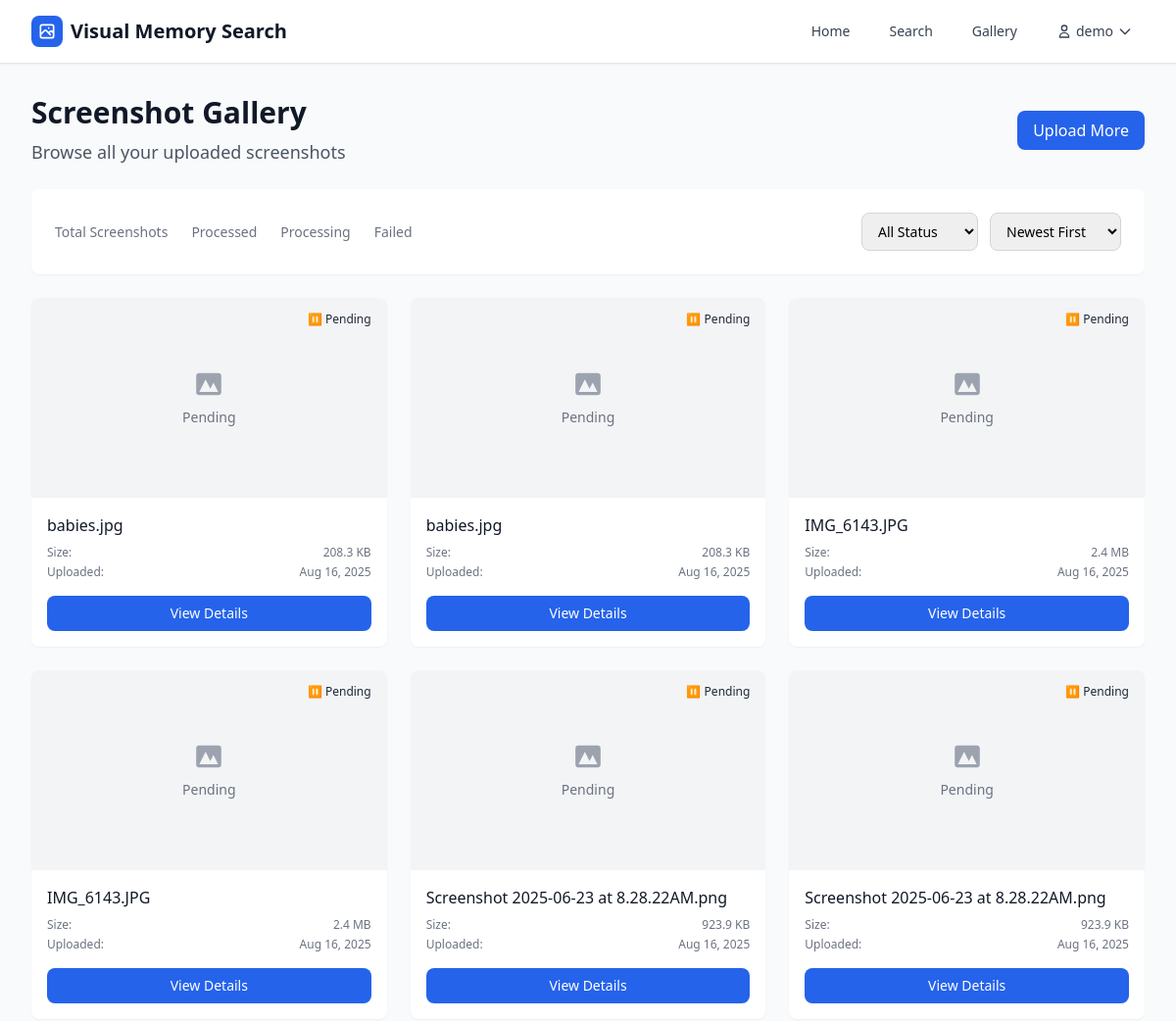
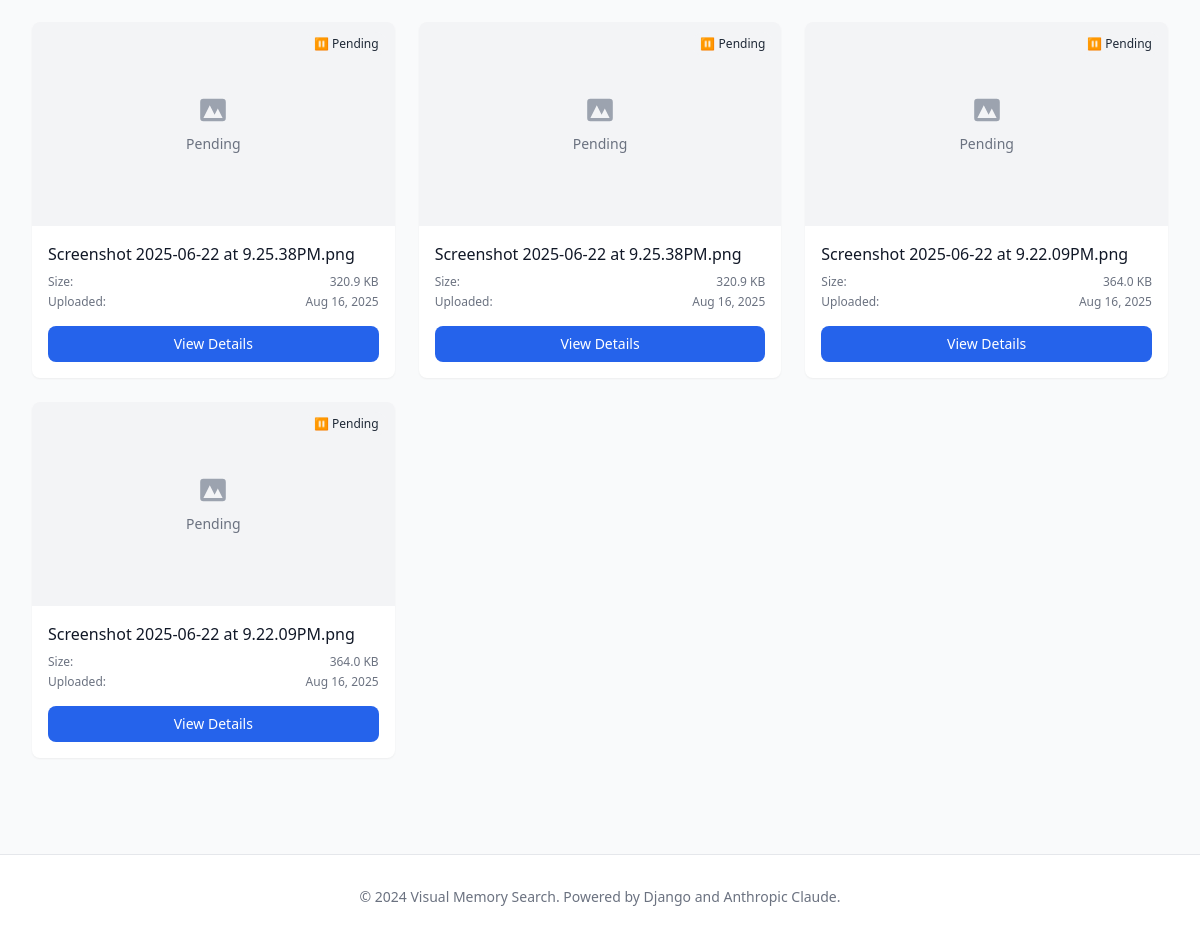
Page /gallery/ (signed in) on the earlier database version (2 pictures, top to bottom).
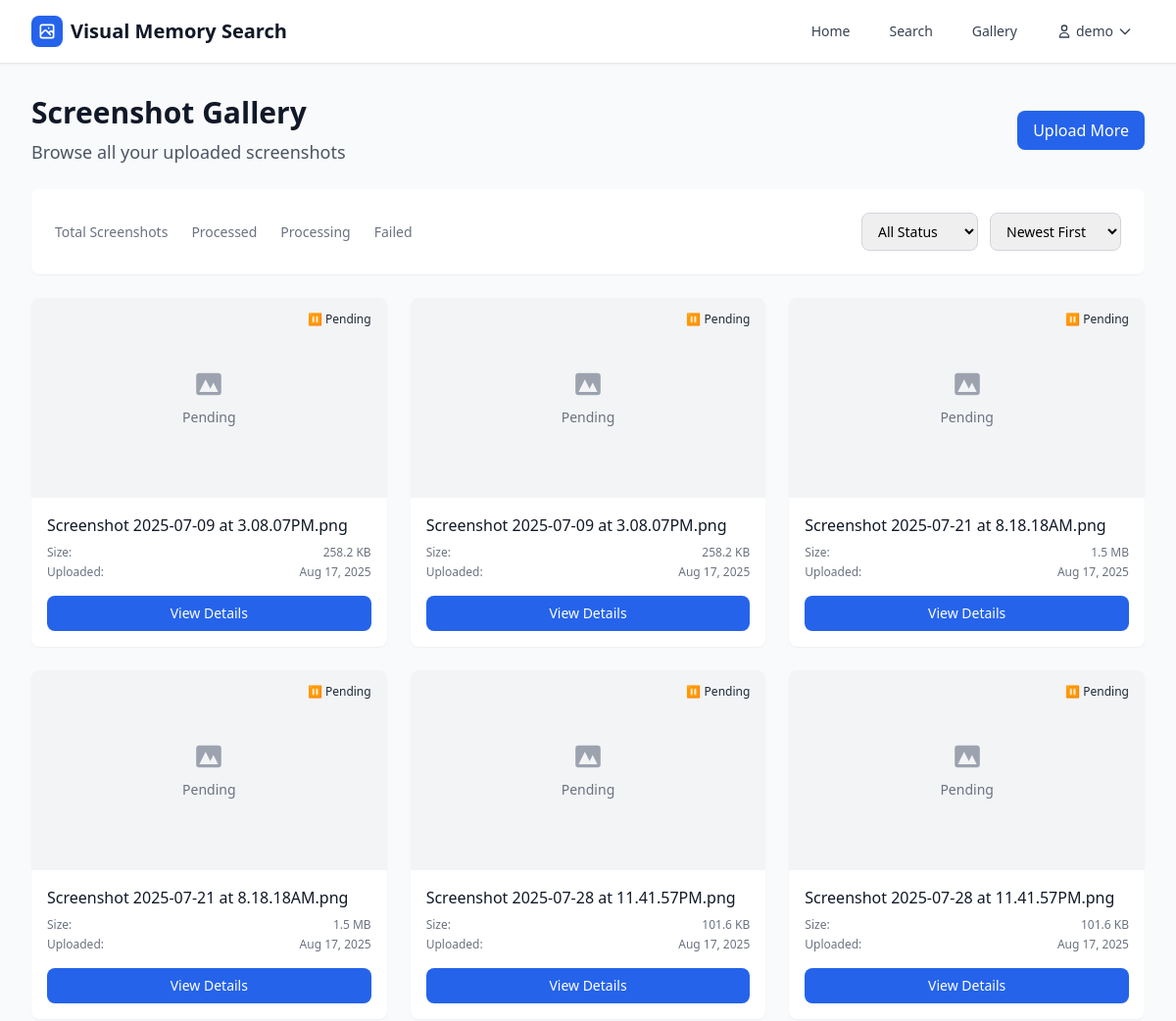
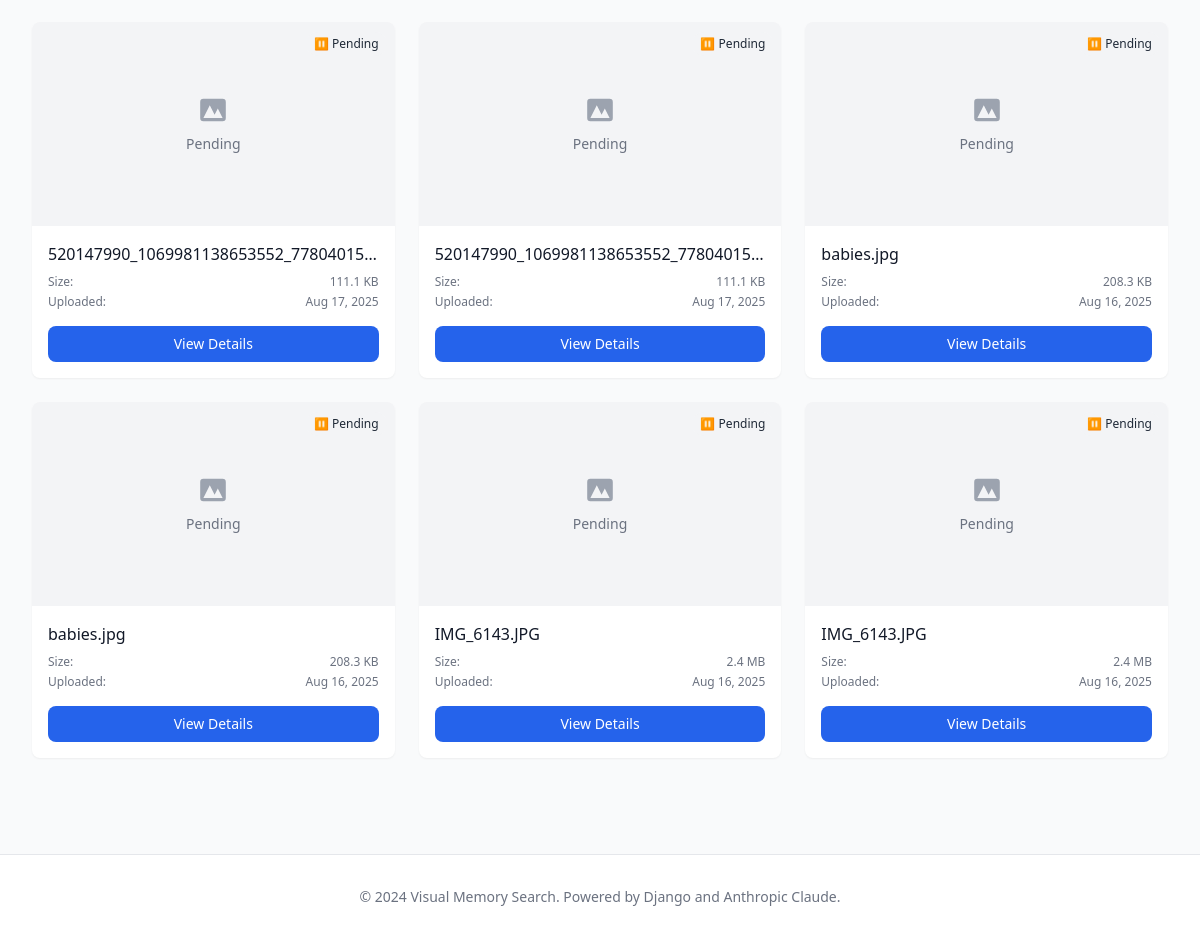
Same page on the later database version (2 pictures, top to bottom).
### screenshots/models.py (models this page shows, shortened)
class Screenshot(models.Model):
    user = models.ForeignKey(User, on_delete=models.CASCADE, related_name='screenshots')
    image = models.ImageField(upload_to='screenshots/%Y/%m/%d/')
    filename = models.CharField(max_length=255)
    file_size = models.PositiveIntegerField()  # in bytes
    width = models.PositiveIntegerField()
    height = models.PositiveIntegerField()
    extracted_text = models.TextField(blank=True, null=True)
    visual_description = models.TextField(blank=True, null=True)
    ui_elements = models.JSONField(default=list, blank=True)  # List of UI elements detected
    dominant_colors = models.JSONField(default=list, blank=True)  # List of dominant colors
    error_states = models.JSONField(default=list, blank=True)  # List of detected error states
    visual_patterns = models.JSONField(default=list, blank=True)  # List of visual patterns identified
    color_context = models.JSONField(default=dict, blank=True)  # Color-to-context mapping
    PROCESSING_STATUS_CHOICES = [
        ('pending', 'Pending'),
        ('processing', 'Processing'),
        ('completed', 'Completed'),
        ('failed', 'Failed'),
    ]
    processing_status = models.CharField(
        max_length=20,
        choices=PROCESSING_STATUS_CHOICES,
        default='pending'
    )
    processing_error = models.TextField(blank=True, null=True)
    uploaded_at = models.DateTimeField(default=timezone.now)
    processed_at = models.DateTimeField(blank=True, null=True)
    file_created_at = models.DateTimeField(blank=True, null=True)  # Original file creation time
    file_modified_at = models.DateTimeField(blank=True, null=True)  # Original file modification time
    class Meta:
        ordering = ['-uploaded_at']
        indexes = [
            models.Index(fields=['processing_status']),
            models.Index(fields=['uploaded_at']),
            models.Index(fields=['file_created_at']),
            models.Index(fields=['file_modified_at']),
        ]

### screenshots/views.py (the view)
# urls.py: path('gallery/', views.screenshot_gallery, name='gallery'),
@login_required
def screenshot_gallery(request):
    status_filter = request.GET.get('status', 'all')
    page = request.GET.get('page', 1)
    screenshots = Screenshot.objects.filter(user=request.user)
    if status_filter != 'all':
        screenshots = screenshots.filter(processing_status=status_filter)
    paginator = Paginator(screenshots, 12)
    screenshots = paginator.get_page(page)
    context = {
        'screenshots': screenshots,
        'status_filter': status_filter,
        'status_choices': Screenshot.PROCESSING_STATUS_CHOICES,
    }
    return render(request, 'screenshots/gallery.html', context)

### templates/screenshots/gallery.html (shortened to what this page needs)
{% extends 'base.html' %}
{% block content %}
<div class="space-y-4 md:space-y-6 px-2 md:px-0">
    <div class="flex flex-col sm:flex-row sm:justify-between sm:items-center space-y-3 sm:space-y-0">
        <div>
            <h1 class="text-2xl md:text-3xl font-bold text-gray-900">Screenshot Gallery</h1>
            <p class="text-base md:text-lg text-gray-600 mt-1 md:mt-2">Browse all your uploaded screenshots</p>
        </div>
        <div class="flex space-x-3">
            <a href="{% url 'screenshots:home' %}" class="px-4 py-2 bg-blue-600 text-white rounded-lg hover:bg-blue-700 focus:ring-2 focus:ring-blue-500 touch-manipulation text-sm md:text-base font-medium">
                Upload More
            </a>
        </div>
    </div>
    <div class="bg-white rounded-lg shadow-sm p-4 md:p-6">
        <div class="flex flex-col space-y-4 md:space-y-0 md:flex-row md:justify-between md:items-center">
            <div class="grid grid-cols-2 md:flex md:space-x-6 gap-4 md:gap-0">
                <div class="text-center">
                    <div class="text-xs md:text-sm text-gray-500">Total Screenshots</div>
                </div>
                <div class="text-center">
                    <div class="text-xs md:text-sm text-gray-500">Processed</div>
                </div>
                <div class="text-center">
                    <div class="text-xs md:text-sm text-gray-500">Processing</div>
                </div>
                <div class="text-center">
                    <div class="text-xs md:text-sm text-gray-500">Failed</div>
                </div>
            </div>
            <div class="flex flex-col sm:flex-row space-y-2 sm:space-y-0 sm:space-x-3">
                <select onchange="filterByStatus(this.value)" class="px-3 py-2 border border-gray-300 rounded-lg focus:ring-2 focus:ring-blue-500 focus:border-transparent text-sm touch-manipulation">
                    <option value="">All Status</option>
                </select>
                <select onchange="sortBy(this.value)" class="px-3 py-2 border border-gray-300 rounded-lg focus:ring-2 focus:ring-blue-500 focus:border-transparent text-sm touch-manipulation">
                    <option value="-uploaded_at">Newest First</option>
                </select>
            </div>
        </div>
    </div>
    {% if screenshots %}
        <div class="grid grid-cols-1 sm:grid-cols-2 lg:grid-cols-3 xl:grid-cols-4 gap-4 md:gap-6">
            {% for screenshot in screenshots %}
                <div class="bg-white rounded-lg shadow-sm overflow-hidden hover:shadow-md transition-shadow touch-manipulation">
                    <div class="aspect-video bg-gray-100 relative">
                        {% if screenshot.status == 'completed' %}
                            <img src="{{ screenshot.file.url }}" alt="{{ screenshot.filename }}" class="w-full h-full object-cover">
                        {% else %}
                            <div class="w-full h-full flex items-center justify-center">
                                {% if screenshot.status == 'processing' %}
                                    <div class="text-center">
                                        <div class="animate-spin rounded-full h-6 w-6 md:h-8 md:w-8 border-b-2 border-blue-600 mx-auto mb-2"></div>
                                        <p class="text-xs md:text-sm text-gray-500">Processing...</p>
                                    </div>
                                {% else %}
                                    <div class="text-center">
                                        <div class="text-gray-400 mb-2">
                                            <svg class="w-6 h-6 md:w-8 md:h-8 mx-auto" fill="currentColor" viewBox="0 0 20 20">
                                                <path fill-rule="evenodd" d="M4 3a2 2 0 00-2 2v10a2 2 0 002 2h12a2 2 0 002-2V5a2 2 0 00-2-2H4zm12 12H4l4-8 3 6 2-4 3 6z" clip-rule="evenodd"></path>
                                            </svg>
                                        </div>
                                        <p class="text-xs md:text-sm text-gray-500">Pending</p>
                                    </div>
                                {% endif %}
                            </div>
                        {% endif %}
                        <div class="absolute top-2 right-2">
                            {% if screenshot.status == 'completed' %}
                                <span class="inline-flex items-center px-2 py-1 rounded-full text-xs font-medium bg-green-100 text-green-800">
                                    ✓ Completed
                                </span>
                            {% elif screenshot.status == 'processing' %}
                                <span class="inline-flex items-center px-2 py-1 rounded-full text-xs font-medium bg-yellow-100 text-yellow-800">
                                    ⏳ Processing
                                </span>
                            {% elif screenshot.status == 'failed' %}
                                <span class="inline-flex items-center px-2 py-1 rounded-full text-xs font-medium bg-red-100 text-red-800">
                                    ✗ Failed
                                </span>
                            {% else %}
                                <span class="inline-flex items-center px-2 py-1 rounded-full text-xs font-medium bg-gray-100 text-gray-800">
                                    ⏸ Pending
                                </span>
                            {% endif %}
                        </div>
                    </div>
            <div class="p-3 md:p-4">
                <div class="mb-2">
                    <h3 class="text-sm md:text-base font-medium text-gray-900 truncate">
                        {{ screenshot.filename }}
                    </h3>
                </div>
                <div class="space-y-1 text-xs text-gray-500">
                    <div class="flex justify-between">
                        <span>Size:</span>
                        <span>{{ screenshot.file_size|filesizeformat }}</span>
                    </div>
                    <div class="flex justify-between">
                        <span>Uploaded:</span>
                        <span>{{ screenshot.uploaded_at|date:"M j, Y" }}</span>
                    </div>
                </div>
                <div class="mt-3 md:mt-4 flex space-x-2">
                    <a href="{% url 'screenshots:detail' screenshot.id %}"
                       class="flex-1 text-center px-3 py-2 bg-blue-600 text-white text-xs md:text-sm font-medium rounded-lg hover:bg-blue-700 focus:ring-2 focus:ring-blue-500 touch-manipulation transition-colors">
                        View Details
                    </a>
                </div>
            </div>
        </div>
        {% endfor %}
    </div>
    {% endif %}
</div>
{% endblock %}

### templates/base.html (shortened to what this page needs)
<!DOCTYPE html>
<html lang="en">
<head>
    <script src="https://cdn.tailwindcss.com"></script>
    <link rel="stylesheet" href="https://unpkg.com/dropzone@5/dist/min/dropzone.min.css" type="text/css" />
</head>
<body class="bg-gray-50 min-h-screen">
    <nav class="bg-white shadow-sm border-b">
        <div class="max-w-7xl mx-auto px-4 sm:px-6 lg:px-8">
            <div class="flex justify-between h-16">
                <div class="flex items-center">
                    <a href="{% url 'screenshots:home' %}" class="flex items-center space-x-2">
                        <div class="w-8 h-8 bg-blue-600 rounded-lg flex items-center justify-center">
                        </div>
                        <span class="text-xl font-bold text-gray-900">Visual Memory Search</span>
                    </a>
                </div>
                <div class="hidden md:flex items-center space-x-4">
                    {% if user.is_authenticated %}
                        <a href="{% url 'screenshots:home' %}" class="text-gray-700 hover:text-blue-600 px-3 py-2 rounded-md text-sm font-medium">Home</a>
                        <a href="{% url 'screenshots:search' %}" class="text-gray-700 hover:text-blue-600 px-3 py-2 rounded-md text-sm font-medium">Search</a>
                        <a href="{% url 'screenshots:gallery' %}" class="text-gray-700 hover:text-blue-600 px-3 py-2 rounded-md text-sm font-medium">Gallery</a>
                        <div class="relative group">
                            <button class="flex items-center text-gray-700 hover:text-blue-600 px-3 py-2 rounded-md text-sm font-medium">
                                <svg class="w-4 h-4 mr-1" fill="none" stroke="currentColor" viewBox="0 0 24 24">
                                    <path stroke-linecap="round" stroke-linejoin="round" stroke-width="2" d="M16 7a4 4 0 11-8 0 4 4 0 018 0zM12 14a7 7 0 00-7 7h14a7 7 0 00-7-7z"></path>
                                </svg>
                                {{ user.username }}
                                <svg class="w-4 h-4 ml-1" fill="none" stroke="currentColor" viewBox="0 0 24 24">
                                    <path stroke-linecap="round" stroke-linejoin="round" stroke-width="2" d="M19 9l-7 7-7-7"></path>
                                </svg>
                            </button>
                        </div>
                    {% else %}
                        <a href="{% url 'screenshots:login' %}" class="text-gray-700 hover:text-blue-600 px-3 py-2 rounded-md text-sm font-medium">Login</a>
                        <a href="{% url 'screenshots:register' %}" class="bg-blue-600 hover:bg-blue-700 text-white px-4 py-2 rounded-md text-sm font-medium">Register</a>
                    {% endif %}
                </div>
            </div>
        </div>
    </nav>
    <main class="max-w-7xl mx-auto px-4 sm:px-6 lg:px-8 py-8">
        {% block content %}
        {% endblock %}
    </main>
    <footer class="bg-white border-t mt-16">
        <div class="max-w-7xl mx-auto px-4 sm:px-6 lg:px-8 py-8">
            <div class="text-center text-gray-500 text-sm">
                <p>&copy; 2024 Visual Memory Search. Powered by Django and Anthropic Claude.</p>
            </div>
        </div>
    </footer>
</body>
</html>

Differences in the rows shown:
no longer on this page (row unchanged): Screenshot: filename "Screenshot 2025-06-23 at 8.28.22AM.png", file_size|filesizeformat "923.9 KB", uploaded_at "Aug 16, 2025"
no longer on this page (row unchanged): Screenshot: filename "Screenshot 2025-06-23 at 8.28.22AM.png", file_size|filesizeformat "923.9 KB", uploaded_at "Aug 16, 2025"
no longer on this page (row unchanged): Screenshot: filename "Screenshot 2025-06-22 at 9.25.38PM.png", file_size|filesizeformat "320.9 KB", uploaded_at "Aug 16, 2025"
no longer on this page (row unchanged): Screenshot: filename "Screenshot 2025-06-22 at 9.25.38PM.png", file_size|filesizeformat "320.9 KB", uploaded_at "Aug 16, 2025"
no longer on this page (row unchanged): Screenshot: filename "Screenshot 2025-06-22 at 9.22.09PM.png", file_size|filesizeformat "364.0 KB", uploaded_at "Aug 16, 2025"
no longer on this page (row unchanged): Screenshot: filename "Screenshot 2025-06-22 at 9.22.09PM.png", file_size|filesizeformat "364.0 KB", uploaded_at "Aug 16, 2025"
added Screenshot: filename "Screenshot 2025-07-09 at 3.08.07PM.png", file_size|filesizeformat "258.2 KB", uploaded_at "Aug 17, 2025"
added Screenshot: filename "Screenshot 2025-07-09 at 3.08.07PM.png", file_size|filesizeformat "258.2 KB", uploaded_at "Aug 17, 2025"
added Screenshot: filename "Screenshot 2025-07-21 at 8.18.18AM.png", file_size|filesizeformat "1.5 MB", uploaded_at "Aug 17, 2025"
added Screenshot: filename "Screenshot 2025-07-21 at 8.18.18AM.png", file_size|filesizeformat "1.5 MB", uploaded_at "Aug 17, 2025"
added Screenshot: filename "Screenshot 2025-07-28 at 11.41.57PM.png", file_size|filesizeformat "101.6 KB", uploaded_at "Aug 17, 2025"
added Screenshot: filename "Screenshot 2025-07-28 at 11.41.57PM.png", file_size|filesizeformat "101.6 KB", uploaded_at "Aug 17, 2025"
added Screenshot: filename "520147990_1069981138653552_77804015…", file_size|filesizeformat "111.1 KB", uploaded_at "Aug 17, 2025"
added Screenshot: filename "520147990_1069981138653552_77804015…", file_size|filesizeformat "111.1 KB", uploaded_at "Aug 17, 2025"
